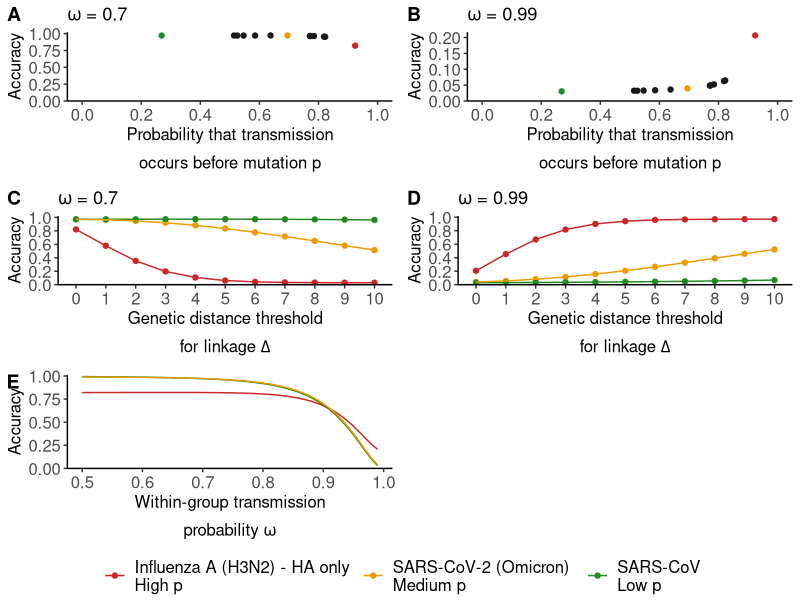
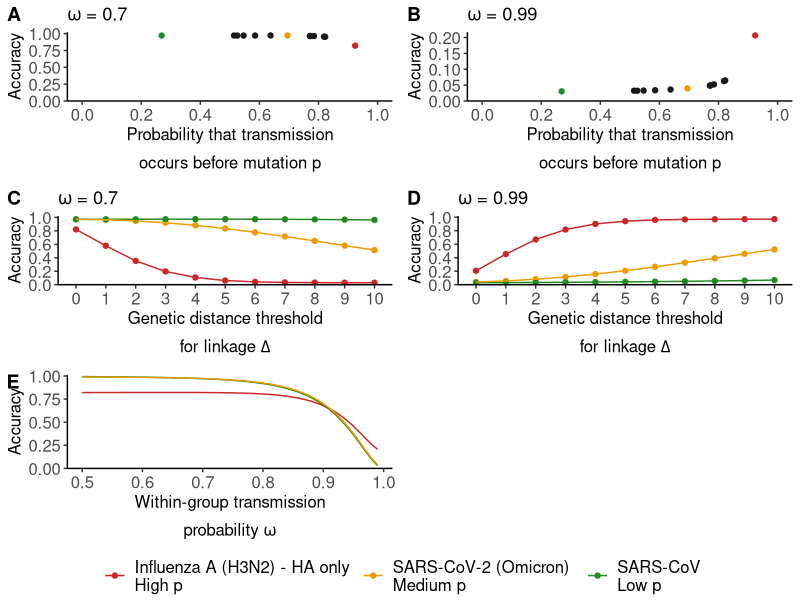
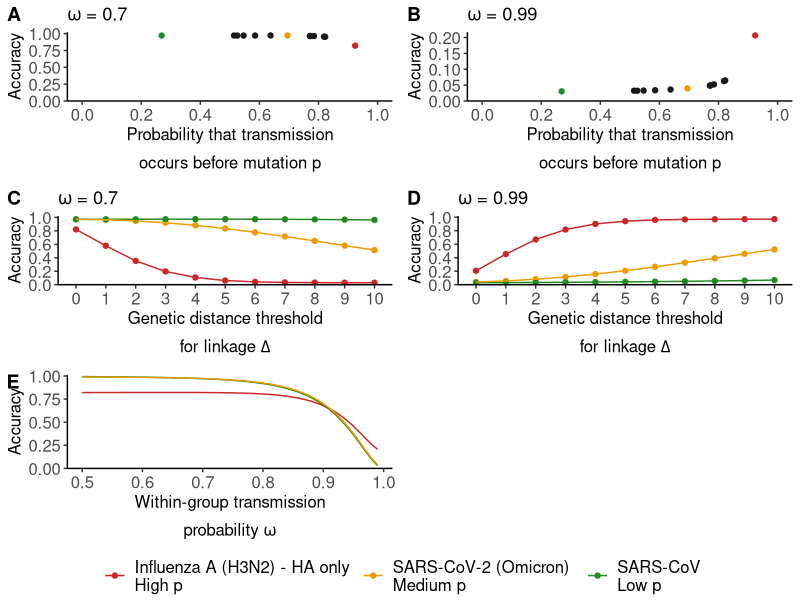

The R script that drew these images, in order:
library(tidyverse)
library(ggpubr)

## Load confusion matrix parameters across pathogens
df_sens_spec_FDR_across_pathogens_R_1.3 <- read_csv('../results/df_sens_spec_FDR_F1_across_pathogens_R_1.3.csv')

## Add accuracy calculations
df_sens_spec_FDR_across_pathogens_R_1.3 <- df_sens_spec_FDR_across_pathogens_R_1.3 %>% 
  mutate(accuracy = specificity + proba_0_1_jumps * (sensitivity - specificity),
         contribution_TP_accuracy = specificity * proba_0_1_jumps,
         contribution_TN_accuracy = sensitivity * (1. - proba_0_1_jumps))

## Define theme for figures
my_theme_classic <- function(){
  (theme_classic() +
     theme(axis.text = element_text(size = 12), 
           axis.title = element_text(size = 12),
           legend.text = element_text(size = 12), 
           legend.title = element_text(size = 12),
           strip.background = element_rect(fill = 'gray22'), 
           strip.text = element_text(size = 12, colour = 'white'))) %>% 
    return()
}

## Define colors for pathogens
name_pathogens <- unique(df_sens_spec_FDR_across_pathogens_R_1.3$pathogen)
vec_pathogens_to_keep <- c('Influenza A (H3N2) - HA only', 'SARS-CoV-2 (Omicron)', 'SARS-CoV')
vec_names_pathogens_to_keep <- c('Influenza A (H3N2) - HA only\nHigh p', 
                                 'SARS-CoV-2 (Omicron)\nMedium p',
                                 'SARS-CoV\nLow p')
vec_colors_pathogens_to_keep <- c('firebrick3', 'orange2', 'forestgreen')
vec_colors_all_pathogens <- sapply(name_pathogens, FUN = function(pathogen){
  ifelse(pathogen %in% vec_pathogens_to_keep, 
         vec_colors_pathogens_to_keep[which(vec_pathogens_to_keep == pathogen)], 
         'gray10')
})

## Accuracy as a function of p
plt_accuracy_func_p <- df_sens_spec_FDR_across_pathogens_R_1.3 %>% 
  filter(delta == 0, omega == 0.7) %>% 
  ggplot(aes(x = proba_trans_before_mut, y = accuracy, colour = pathogen)) +
  geom_point() +
  scale_x_continuous(name = expression(atop('Probability that transmission', 'occurs before mutation '*p)),
                     breaks = seq(0., 1., 0.2),
                     limits = c(0., 1.)) +
  scale_y_continuous(name = 'Accuracy', limits = c(0., NA),
                     expand = expansion(mult = c(0.,.05))) +
  scale_colour_manual(values = vec_colors_all_pathogens, breaks = name_pathogens,
                      guide = 'none') +
  my_theme_classic() +
  theme(legend.position = 'none')


plt_accuracy_func_p_omega_0.99 <- df_sens_spec_FDR_across_pathogens_R_1.3 %>% 
  filter(delta == 0, omega == 0.99) %>% 
  ggplot(aes(x = proba_trans_before_mut, y = accuracy, colour = pathogen)) +
  geom_point() +
  scale_x_continuous(name = expression(atop('Probability that transmission', 'occurs before mutation '*p)),
                     breaks = seq(0., 1., 0.2),
                     limits = c(0., 1.)) +
  scale_y_continuous(name = 'Accuracy', limits = c(0., NA),
                     expand = expansion(mult = c(0.,.05))) +
  scale_colour_manual(values = vec_colors_all_pathogens, breaks = name_pathogens,
                      guide = 'none') +
  my_theme_classic() +
  theme(legend.position = 'none')

## Accuracy as a function of Delta
plt_accuracy_func_delta <- df_sens_spec_FDR_across_pathogens_R_1.3 %>% 
  filter(omega == 0.7, delta <= 10,
         pathogen %in% vec_pathogens_to_keep) %>% 
  ggplot(aes(x = as.factor(delta), colour = pathogen, group = pathogen)) +
  geom_point(aes(y = accuracy)) +
  geom_line(aes(y = accuracy)) +
  scale_x_discrete(breaks = 0:10, 
                   name = expression(atop('Genetic distance threshold', 'for linkage '*Delta))) +
  scale_y_continuous(limits = c(0., NA), breaks = seq(0., 1., 0.2),
                     name = 'Accuracy',
                     expand = expansion(mult = c(0., 0.05))) +
  scale_colour_manual(name = '', 
                      breaks = vec_pathogens_to_keep, 
                      labels = vec_names_pathogens_to_keep, 
                      values = vec_colors_pathogens_to_keep) +
  my_theme_classic() +
  theme(legend.position = 'bottom')

plt_accuracy_func_delta_omega_0.99 <- df_sens_spec_FDR_across_pathogens_R_1.3 %>% 
  filter(omega == 0.99, delta <= 10,
         pathogen %in% vec_pathogens_to_keep) %>% 
  ggplot(aes(x = as.factor(delta), colour = pathogen, group = pathogen)) +
  geom_point(aes(y = accuracy)) +
  geom_line(aes(y = accuracy)) +
  scale_x_discrete(breaks = 0:10, 
                   name = expression(atop('Genetic distance threshold', 'for linkage '*Delta))) +
  scale_y_continuous(limits = c(0., NA), breaks = seq(0., 1., 0.2),
                     name = 'Accuracy',
                     expand = expansion(mult = c(0., 0.05))) +
  scale_colour_manual(name = '', 
                      breaks = vec_pathogens_to_keep, 
                      labels = vec_names_pathogens_to_keep, 
                      values = vec_colors_pathogens_to_keep) +
  my_theme_classic() +
  theme(legend.position = 'bottom')

## Accuracy as a function of omega
plt_accuracy_func_omega <- df_sens_spec_FDR_across_pathogens_R_1.3 %>% 
  filter(delta == 0,
         pathogen %in% vec_pathogens_to_keep) %>% 
  ggplot(aes(x = omega, colour = pathogen, 
             group = interaction(pathogen, delta))) +
  geom_line(aes(y = accuracy)) +
  scale_x_continuous(name = expression(atop('Within-group transmission', 'probability '*omega))) +
  scale_y_continuous(limits = c(0., 1.), name = 'Accuracy',
                     expand = expansion(mult = c(0., 0.01))) +
  scale_colour_manual(name = '', 
                      breaks = vec_pathogens_to_keep, 
                      labels = vec_names_pathogens_to_keep, 
                      values = vec_colors_pathogens_to_keep) +
  my_theme_classic() +
  theme(legend.position = 'bottom')



accuracy_panel <- ggarrange(plt_accuracy_func_p + 
                              theme(legend.position = 'none') +
                              ggtitle(label = expression(paste(omega, ' = 0.7'))),
                            plt_accuracy_func_p_omega_0.99 + theme(legend.position = 'none') +
                              ggtitle(label = expression(paste(omega, ' = 0.99'))),
                            plt_accuracy_func_delta +
                              ggtitle(label = expression(paste(omega, ' = 0.7'))),
                            plt_accuracy_func_delta_omega_0.99 +
                              ggtitle(label = expression(paste(omega, ' = 0.99'))),
                            plt_accuracy_func_omega,
                            nrow = 3, ncol = 2, 
                            common.legend = T, legend = 'bottom',
                            labels = 'AUTO')

plot(accuracy_panel)
png('../figures/supplementary-figures/accuracy_panel.png', height = 9, width = 6,
    res = 350, units = 'in')
plot(accuracy_panel)
dev.off()
pdf('../figures/supplementary-figures/accuracy_panel.pdf', height = 9, width = 6)
plot(accuracy_panel)
dev.off()
